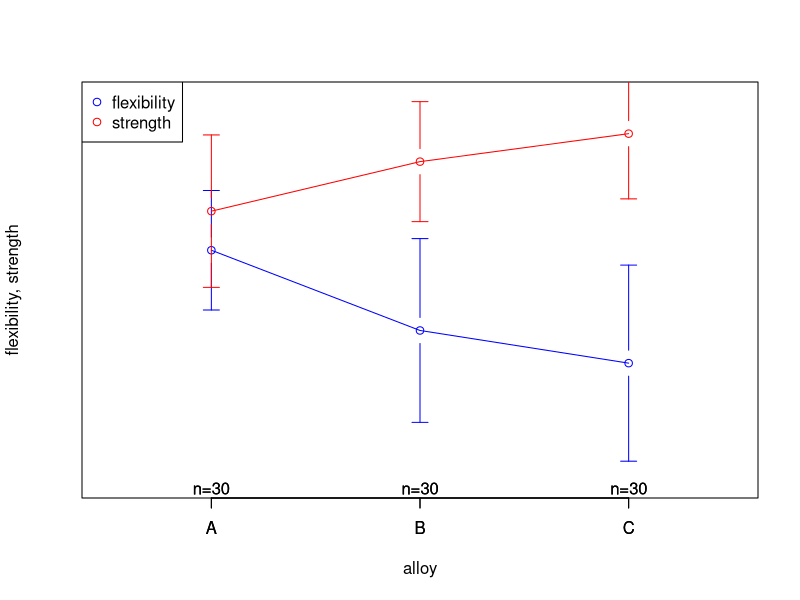
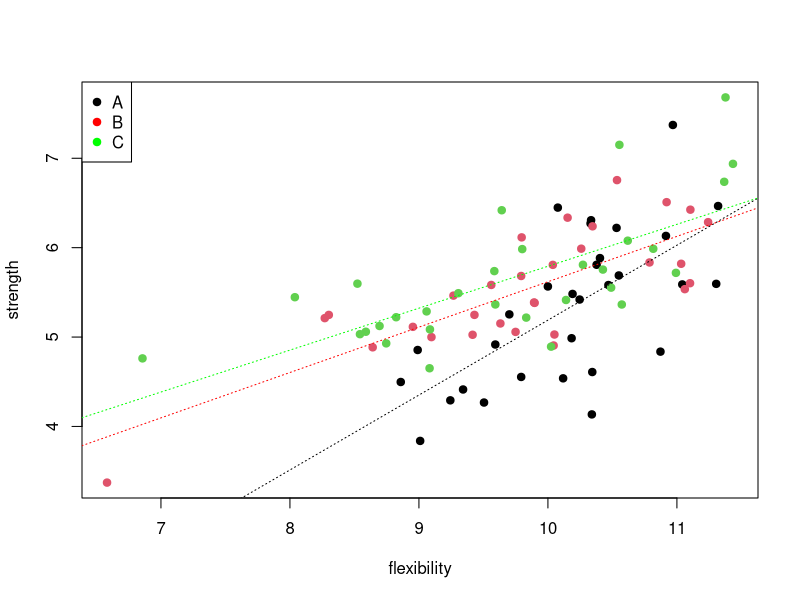

The R script that drew these images, in order:
## ---- chunk 1
library(gplots)
library(plyr)
## ---- chunk 2
alloy<-factor(c(rep("A",30),rep("B",30),rep("C",30)))
flexibility<-rnorm(90,10,1)
effect_size<-0.2
strength<-0.5*flexibility+0.5*rnorm(90,1,1)+effect_size*as.numeric(alloy=="C")
alloys<-data.frame(alloy,flexibility,strength)
## ---- chunk 3
cor.test(flexibility,strength)
cov(alloys[-1])
cor.test(flexibility[alloy=="A"],strength[alloy=="A"])
cor.test(flexibility[alloy=="B"],strength[alloy=="B"])
cor.test(flexibility[alloy=="C"],strength[alloy=="C"])
## ---- chunk 4
plotmeans(flexibility~alloy,alloys,ylim=c(9.2,10.8),ylab="flexibility, strength",yaxt="n",col="blue")
plotmeans((strength+5)~alloy,alloys,add=TRUE,barcol="red",col="red")
legend("topleft",legend=c("flexibility","strength"),col=c("blue","red"),pch=21)

plot(flexibility,strength,col=alloy,pch=19)
abline(lm(strength~flexibility,subset=alloy=="A",data=alloys),col="black",lty=3)
abline(lm(strength~flexibility,subset=alloy=="B",data=alloys),col="red",lty=3)
abline(lm(strength~flexibility,subset=alloy=="C",data=alloys),col="green",lty=3)

legend("topleft",legend=levels(alloys$alloy),col=c("black","red","green"),pch=19)
## ---- chunk 5
summary(aov(flexibility~alloy,alloys))
summary(aov(strength~alloy,alloys))

summary(manova(cbind(flexibility,strength) ~ alloy, data = alloys),test="Wilks")

## ---- chunk 6
cross_prod_mat<-function(df,vec){cp<-alply(df,1,function(x){t(x-vec)%*%as.matrix(x-vec)});return(Reduce('+',cp))}
cross_prod_mat<-function(df,vec){cp<-alply(df,1,function(x){as.numeric(x-vec)%o%as.numeric(x-vec)});return(Reduce('+',cp))} # the same via outer product %o%
y_grand<-colMeans(alloys[-1])
T<-cross_prod_mat(alloys[-1],y_grand) 
T/(nrow(alloys)-1) # after normalization identical with the covariance matrix above

alloys.g<-split(alloys[-1],alloys$alloy)
y_group<-do.call(cbind,apply(alloys[-1],2,function(x){aggregate(x~alloy,FUN=mean)}))[c(2,4)]
E=mapply(cross_prod_mat,df=alloys.g,vec=as.list(as.data.frame(t(y_group))),SIMPLIFY=F)
E<-Reduce('+',E)

lambda<-det(E)/det(T) 
lambda # matches the manova Wilks stat

bartlett<--(nrow(alloys)-1-(ncol(alloys[-1])+length(levels(alloy)))/2)*log(lambda) # Bartlett's approximation
1-pchisq(bartlett,ncol(alloys[-1])*(length(levels(alloy))-1)) # pvalue based on comparison with chisq quantiles, Manova match again
